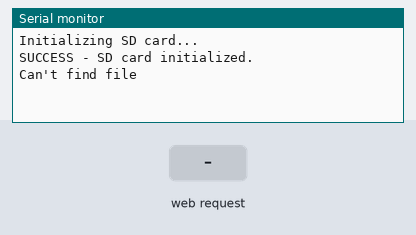
A sketch run on a simulated Arduino Uno, built with avr-gcc and run on an emulated ATmega328P. Shown: the last lines printed to the serial monitor. The test bench sets the inputs (shaded band). Storage starts empty.

Above: at 1.2 s.
1.3 s: HTTP request GET /data_csv.htm received
At 2.3 s:
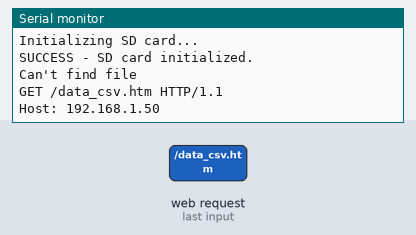
2.8 s: HTTP request GET /c3.min.js received
At 3.3 s:
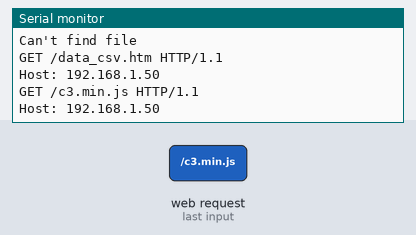
4.3 s: HTTP request GET /c3.css received
At 5.5 s:
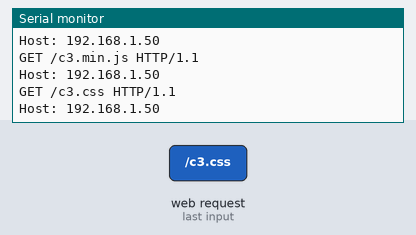
5.8 s: HTTP request GET /d3.v3.min.js received
At 6.9 s:
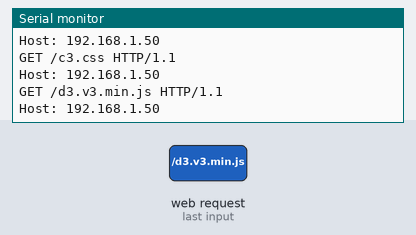
7.3 s: HTTP request GET /DHTlogger.csv received
At 8.1 s:
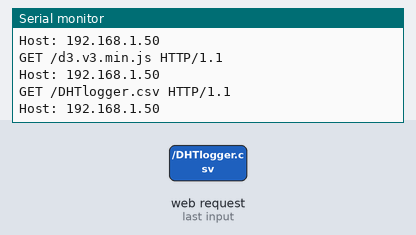

The sketch:

ReadHtmlFromSD.ino
```cpp
/*--------------------------------------------------------------
Using Following examples to get code running
  - WebServer example
  - SD card examples
  - Ethernet library
  - SD Card library

  Brendan Ryder
  Used example code from http://forum.arduino.cc/index.php?topic=203207.0
  and built and added to this sketch to enable reading html file stored
  on SD card. This .html file also contains other file types wiich must be
  accommodated for such as .csv, .js and .css files.
  This sketch reads html file, which contains javascript to display charts,
  generated using c3js charting library. The data output on the chart is data that is
  stored in a .csv file, also contained on the SD card.
--------------------------------------------------------------*/

#include <SPI.h>
#include <Ethernet.h>
#include <SD.h>

// size of buffer used to capture HTTP requests
#define BUFF_SIZE 20

// MAC address from Ethernet shield sticker under board
//byte mac[] = { 0xDE, 0xAD, 0xBE, 0xEF, 0xFE, 0xED };
IPAddress ip(169,254,8,153); // IP address, may need to change depending on network
EthernetServer server(80);  // create a server at port 80
File myFile;
char HTTP_req[BUFF_SIZE] = {0}; // buffered HTTP request stored as null terminated string
char req_index = 0;              // index into HTTP_req buffer

void setup()
{
  Serial.begin(9600);       // for debugging

  // initialize SD card
  Serial.println("Initializing SD card...");
  if (!SD.begin(4)) {
    Serial.println("SD card initialization failed!");
    return;    // init failed
  }
  Serial.println("SUCCESS - SD card initialized.");
  // check for file existing
  if (!SD.exists("data_csv.html")) {
    Serial.println("Can't find file");
    return;  // can't find index file
  }
  Serial.println("Found file.");

//  Ethernet.begin(ip);  // initialize Ethernet device
  server.begin();           // start to listen for clients
}

void loop()
{
  EthernetClient client = server.available();  // try to get client

if (client) {  // got client?
    boolean currentLineIsBlank = true;
    while (client.connected()) {
      if (client.available()) {   // client data available to read
        char c = client.read(); // read 1 byte (character) from client
        // buffer first part of HTTP request in HTTP_req array (string)
        // leave last element in array as 0 to null terminate string (BUFF_SIZE - 1)
        if (req_index < (BUFF_SIZE - 1)) {
          HTTP_req[req_index] = c;          // save HTTP request character
          req_index++;
        }
        // print HTTP request character to serial monitor
        Serial.print(c);
        // last line of client request is blank and ends with \n
        // respond to client only after last line received
        if (c == '\n' && currentLineIsBlank) {
          // open requested web page file
          if (StrContains(HTTP_req, "GET / ")
              || StrContains(HTTP_req, "GET /data_csv.htm")) {
            client.println("HTTP/1.1 200 OK");
            client.println("Content-Type: text/html");
            client.println("Connnection: close");
            client.println();
            myFile = SD.open("data_csv.html");        // open web page file
          }
          //if else statements to open requested files. . if they exist.
          //Reading in file in bytes using buffer . .
          //Example code http://forum.arduino.cc/index.php?topic=203207.0
          else if (StrContains(HTTP_req, "GET /c3.min.js")) {
            myFile = SD.open("c3.min.js");
          }
          else if (StrContains(HTTP_req, "GET /c3.css")) {
            myFile = SD.open("c3.css");

          }

          else if (StrContains(HTTP_req, "GET /d3.v3.min.js")) {
            myFile = SD.open("d3.v3.min.js");
          }
          else if (StrContains(HTTP_req, "GET /DHTlogger.csv")) {
            myFile = SD.open("DHTlogger.csv");

          }

          if (myFile) {
            while (myFile.available()) {
              client.write(myFile.read()); // send web page to client
            }
            myFile.close();
          }
          // reset buffer index and all buffer elements to 0
          req_index = 0;
          //          StrClear(HTTP_req, BUFF_SIZE);
          break;
        }
        // every line of text received from the client ends with \r\n
        if (c == '\n') {
          // last character on line of received text
          // starting new line with next character read
          currentLineIsBlank = true;
        }
        else if (c != '\r') {
          // a text character was received from client
          currentLineIsBlank = false;
        }
      } // end if (client.available())
    } // end while (client.connected())
    delay(1);      // give the web browser time to receive the data
    client.stop(); // close the connection
  } // end if (client)
}
char StrContains(char *str, char *sfind)
{
  char found = 0;
  char index = 0;
  char len;

  len = strlen(str);

  if (strlen(sfind) > len) {
    return 0;
  }
  while (index < len) {
    if (str[index] == sfind[found]) {
      found++;
      if (strlen(sfind) == found) {
        return 1;
      }
    }
    else {
      found = 0;
    }
    index++;
  }

  return 0;
}
```

Measured:
- after the input at 1.3 s, the serial monitor: prints a new line at once (image 1)
- after the input at 2.8 s, the serial monitor: prints a new line at once (image 2)
- after the input at 4.3 s, the serial monitor: prints a new line at once (image 3)
- after the input at 5.8 s, the serial monitor: prints a new line at once (image 4)
- after the input at 7.3 s, the serial monitor: prints a new line at once (image 5)
